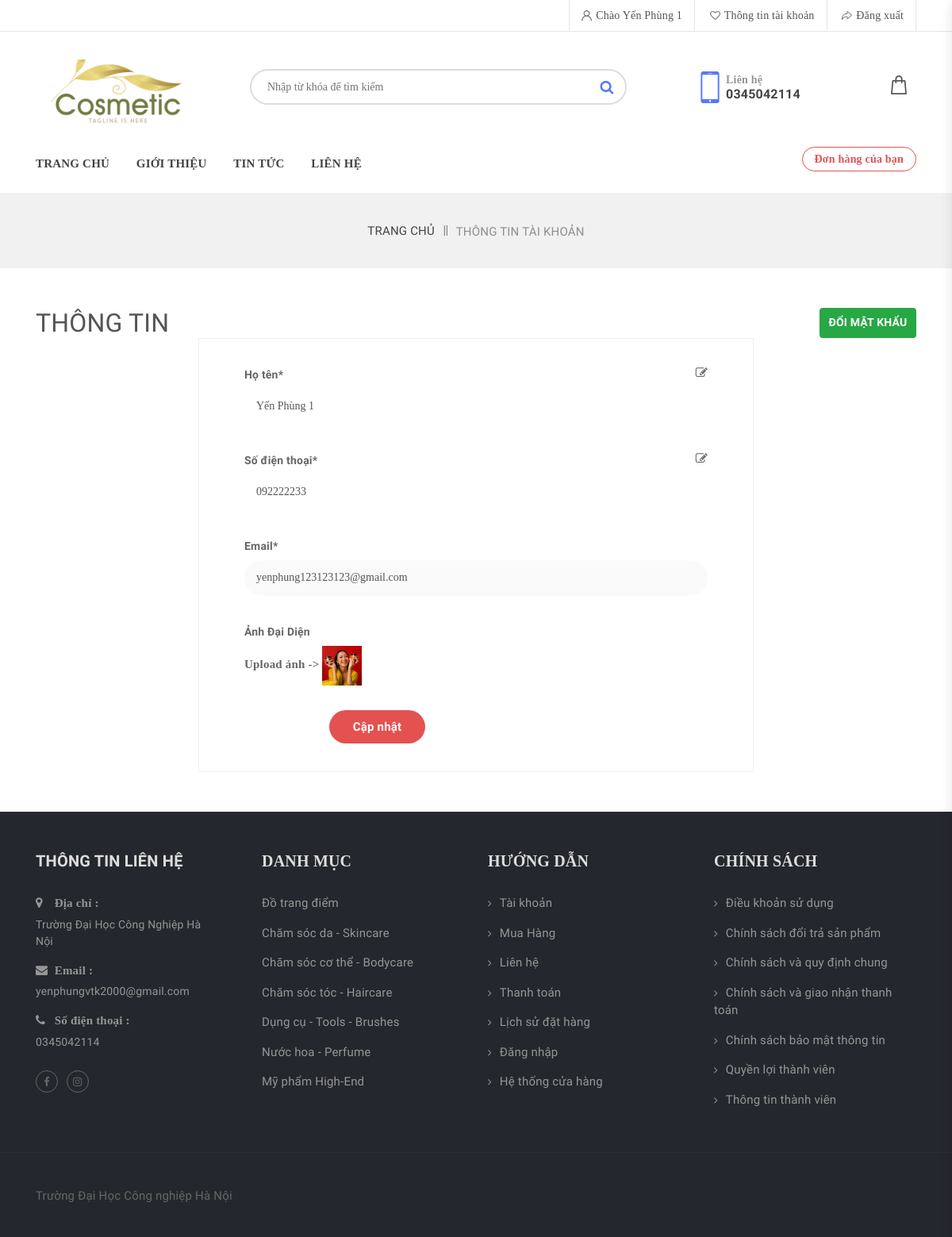
The app's page /2018601554_PhungThiHaiYen/thongtin.php (signed in) with its own data.
### tables this page shows
CREATE TABLE `taikhoan` (
  `id` int(11) NOT NULL,
  `taikhoan` varchar(55) NOT NULL,
  `matkhau` varchar(55) NOT NULL,
  `hoten` varchar(100) NOT NULL,
  `sdt` text NOT NULL,
  `anh` text NOT NULL,
  `phanquyen` int(11) NOT NULL DEFAULT 0
);

CREATE TABLE `website` (
  `id` int(11) NOT NULL,
  `logo` varchar(255) NOT NULL,
  `diachi` text NOT NULL,
  `slogan` text NOT NULL,
  `sdt` text NOT NULL,
  `email` text NOT NULL
);

CREATE TABLE `danhmuc` (
  `id` int(11) NOT NULL,
  `danhmuc` varchar(255) NOT NULL
);

### 2018601554_PhungThiHaiYen/thongtin.php (the view, shortened to what the rows shown need)
<?php
    include './admin/connect.php';
?>
<!doctype html>
<html class="no-js" lang="zxx">
<head>
        <link rel="stylesheet" href="css/assets/bootstrap.min.css">
        <link rel="stylesheet" href="css/assets/font-awesome.min.css">
        <link rel="stylesheet" href="css/assets/animate.css">
        <link rel="stylesheet" href="css/assets/owl.carousel.min.css">
        <link rel="stylesheet" href="css/assets/normalize.css">
        <link rel="stylesheet" href="css/style.css">
        <link rel="stylesheet" href="css/assets/responsive.css">
    </head>
    <body>
        <?php include 'header.php';?>
        <section class="register">
            <div class="container">
                <div class="d-flex justify-content-between">
                    <h2>THÔNG TIN</h2>
                </div>
                <?php
                    if (isset($_GET["doimatkhau"])) {
                        ?>
                        <div class="row">
                            <div class="col-md-12">
                                <?php
                                    if (isset($_POST["doimatkhau"])) {
                                        $matkhau = md5($_POST["matkhau"]);
                                        $nlmatkhau = md5($_POST["nlmatkhau"]);
                                        $matkhaucu = md5($_POST["matkhaucu"]);
                                        if ($matkhau!==$nlmatkhau) {
                                            $error ='Nhập lại mật khẩu không chính xác';
                                        }else{
                                            if (rowCount("SELECT * FROM taikhoan WHERE id=$id_nguoidung AND matkhau='$matkhaucu'")==1) {
                                                selectAll("UPDATE taikhoan SET matkhau='$nlmatkhau' WHERE id=$id_nguoidung");
                                                $success='Đổi mật khẩu thành công';
                                            }else{
                                                $error ='Mật khẩu cũ không chính xác';
                                            }
                                        }
                                    }
                                ?>
                                <form action="" method="post">
                                    <h5 style="font-family: Tahoma;">ĐỔI MẬT KHẨU</h5>
                                    <div class="row">
                                        <?php
                                            if (isset($error)) {
                                            ?><p class="text-danger ml-3 mb-3"><?= $error ?></p><?php
                                            }
                                            if (isset($success)) {
                                                ?><p class="text-success ml-3 mb-3"><?= $success ?></p><?php
                                            }
                                        ?>
                                        <div class="col-md-12" style="font-family: Tahoma;">
                                            <label>Nhập mật khẩu cũ*</label>
                                            <input style="border: 1px solid #dddddd;width: 100%;height: 45px;-webkit-border-radius: 30px;-moz-border-radius: 30px;-ms-border-radius: 30px;border-radius: 30px;padding-left: 15px;margin-bottom: 35px;" type="password" name="matkhaucu" required placeholder="Nhập mật khẩu cũ" >
                                        </div>
                                        <div class="col-md-12" style="font-family: Tahoma;">
                                            <label>Mật khẩu mới*</label>
                                            <input style="border: 1px solid #dddddd;width: 100%;height: 45px;-webkit-border-radius: 30px;-moz-border-radius: 30px;-ms-border-radius: 30px;border-radius: 30px;padding-left: 15px;margin-bottom: 35px;" type="password" name="matkhau" required placeholder="Nhập mật khẩu mới">
                                        </div>
                                        <div class="col-md-12" style="font-family: Tahoma;">
                                            <label>Nhập lại mật khẩu mới*</label>
                                            <input style=" border: 1px solid #dddddd;width: 100%;height: 45px;-webkit-border-radius: 30px;-moz-border-radius: 30px;-ms-border-radius: 30px;border-radius: 30px;padding-left: 15px;margin-bottom: 35px;" type="password" name="nlmatkhau" required placeholder="Vui lòng nhập mật khẩu">
                                        </div>
                                        <div class="col-md-5 text-right">
                                            <button type="submit" name="doimatkhau">Thay đổi mật khẩu</button>
                                        </div>
                                    </div>
                                </form>
                            </div>
                        </div>
                        <?php
                    }else{
                        ?>
                            <form action="" method="POST" enctype="multipart/form-data">
                                <?php
                                    foreach (selectAll("SELECT * FROM taikhoan WHERE id=$id_nguoidung") as $item) {
                                        $tencu = $item['hoten'];
                                        $taikhoancu = $item['taikhoan'];
                                        $sdtcu = $item['sdt'];
                                        $anhcu = $item['anh'];
                                    }
                                ?>
                                <div class="col-md-12" style="font-family: Tahoma;">
                                    <div>
                                        <label for="hoten" class="d-flex justify-content-between"><p style="font-weight:bold">Họ tên*</p><i class="fa fa-edit"></i></label>
                                        <input value="<?= $tencu ?>" id="hoten" style="width: 100%;height: 45px;-webkit-border-radius: 30px;-moz-border-radius: 30px;-ms-border-radius: 30px;border-radius: 30px;padding-left: 15px;margin-bottom: 35px;" type="text" name="hoten"  required>
                                    </div>
                                    <div>
                                        <label for="sodienthoai" class="d-flex justify-content-between"><p style="font-weight:bold">Số điện thoại*</p><i class="fa fa-edit"></i></label>
                                        <input value="<?= $sdtcu ?>" id="sodienthoai" style="width: 100%;height: 45px;-webkit-border-radius: 30px;-moz-border-radius: 30px;-ms-border-radius: 30px;border-radius: 30px;padding-left: 15px;margin-bottom: 35px;" type="text" name="sodienthoai"  required>
                                    </div>
                                    <div>
                                        <label for="taikhoan" class="d-flex justify-content-between"><p style="font-weight:bold">Email*</p></label>
                                        <input disabled value="<?= $taikhoancu ?>" id="taikhoan" style="width: 100%;height: 45px;-webkit-border-radius: 30px;-moz-border-radius: 30px;-ms-border-radius: 30px;border-radius: 30px;padding-left: 15px;margin-bottom: 35px;" type="text" name="taikhoan"  required>
                                    </div>
                                    <div class="form-group">
                                        <label for="anhdaidien" class="d-flex justify-content-between"><p style="font-weight:bold">Ảnh Đại Diện</p></label>
                                        <label >Upload ảnh -></label>
                                        <label for="imgInp" style="cursor:pointer">
                                            <img id="blah"  width="50" height="50" src="<?= empty($anhcu)?'https://encrypted-tbn0.gstatic.com/images?q=tbn:ANd9GcQsYElAJVdc_nUeBp5o-DiTGiVjNn7aVG2twi2cSfIDsuaHnvk7YSvk1IHe1LsK8qE2Hr4&usqp=CAU':'./images/'.$anhcu.'' ?>">
                                        </label>
                                    </div>
                                    <div class="col-md-5 text-right">
                                        <button type="submit" name="doihoten">Cập nhật</button>
                                    </div>
                                </div>
                            </form>
                        <?php
                    }
                ?>
            </div>
        </section>
        <?php
            include 'footer.php';
        ?>
    </body>
</html>

### 2018601554_PhungThiHaiYen/header.php (shortened to what the rows shown need)
<?php
    foreach (selectAll("SELECT * FROM website") as $item) {
        $sdt = $item['sdt'];
        $logo = $item['logo'];
    }
    ?>
            <section class="top-bar">
            <div class="container">
                <div class="row">
                    <div class="col-lg-6 col-md-8">
                        <div class="top-right text-right">
                                <?php
                                    if (isset($_COOKIE["user"])) {
                                        $taikhoan = $_COOKIE["user"];
                                        foreach (selectAll("SELECT * FROM taikhoan WHERE taikhoan='$taikhoan'") as $item) {
                                            $ten = $item['hoten'];
                                        }
                                        ?>
                                            <ul class="list-unstyled list-inline">
                                                <li class="list-inline-item"><a style="font-family: Tahoma;" href="#"><img src="images/user.png" alt="">Chào <?= $ten ?></a></li>
                                                <li class="list-inline-item"><a style="font-family: Tahoma;" href="thongtin.php"><img src="images/wishlist.png" alt="">Thông tin tài khoản</a></li>
                                                <li class="list-inline-item"><a style="font-family: Tahoma;" href="?checkout"><img src="images/checkout.png" alt="">Đăng xuất</a></li>
                                            </ul>
                                        <?php
                                    }
                                ?>
                        </div>
                    </div>
                </div>
            </div>
        </section>
        <section class="logo-area">
            <div class="container">
                <div class="row">
                    <div class="col-md-3">
                        <div class="logo">
                            <a href="index.php"><img style="width:200px;height:80px;object-fit:cover; margin: 0px;" src="./images/<?= $logo ?>" alt=""></a>
                        </div>
                    </div>
                    <div class="col-md-4">
                        <div class="carts-area d-flex">
                            <div class="call-box d-flex">
                                <div class="call-content">
                                    <span>Liên hệ</span>
                                    <p><?= $sdt ?></p>
                                </div>
                            </div>
                                    <?php
                                        if (isset($_COOKIE["user"])) {
                                            $taikhoan = $_COOKIE["user"];
                                            foreach (selectAll("SELECT * FROM taikhoan WHERE taikhoan ='$taikhoan'") as $item) {
                                                $id_nguoidung = $item['id'];
                                            }
                                                ?>
                                                <?php
                                        }
                                    ?>
                        </div>
                    </div>
                </div>
            </div>
        </section>

### 2018601554_PhungThiHaiYen/footer.php (shortened to what the rows shown need)
<?php
    foreach (selectAll("SELECT * FROM website") as $item) {
        $diachi = $item['diachi'];
        $sdt = $item['sdt'];
        $email = $item['email'];
    }
    ?>
    <section class="footer-top">
            <div class="container">
                <div class="row">
                    <div class="col-md-3">
                        <div class="f-contact">
                            <div class="f-add">
                                <i class="fa fa-map-marker"></i>
                                <span>Địa chỉ :</span>
                                <p><?= $diachi ?></p>
                            </div>
                            <div class="f-email">
                                <i class="fa fa-envelope"></i>
                                <span>Email :</span>
                                <p><?= $email ?></p>
                            </div>
                            <div class="f-phn">
                                <i class="fa fa-phone"></i>
                                <span>Số điện thoại :</span>
                                <p><?= $sdt ?></p>
                            </div>
                        </div>
                    </div>
                    <div class="col-md-3">
                        <div class="f-cat">
                            <ul class="list-unstyled">
                                <?php
                                    foreach (selectAll("SELECT * FROM danhmuc LIMIT 7") as $item) {
                                        ?>
                                            <li><a href="danhmuc.php?id=<?= $item['id'] ?>"><?= $item['danhmuc'] ?></a></li>
                                        <?php
                                    }
                                ?>
                            </ul>
                        </div>
                    </div>
                </div>
            </div>
    </section>

### records on screen
taikhoan: hoten "Yến Phùng 1", sodienthoai "092222233", taikhoan "yenphung123123123@gmail.com", anh (picture)
website: logo (picture), sdt "0345042114", diachi "Trường Đại Học Công Nghiệp Hà Nội", email "yenphungvtk2000@gmail.com"
danhmuc: danhmuc "Đồ trang điểm"
danhmuc: danhmuc "Chăm sóc da - Skincare"
danhmuc: danhmuc "Chăm sóc cơ thể - Bodycare"
danhmuc: danhmuc "Chăm sóc tóc - Haircare"
danhmuc: danhmuc "Dụng cụ - Tools - Brushes"
danhmuc: danhmuc "Nước hoa - Perfume"
danhmuc: danhmuc "Mỹ phẩm High-End"
